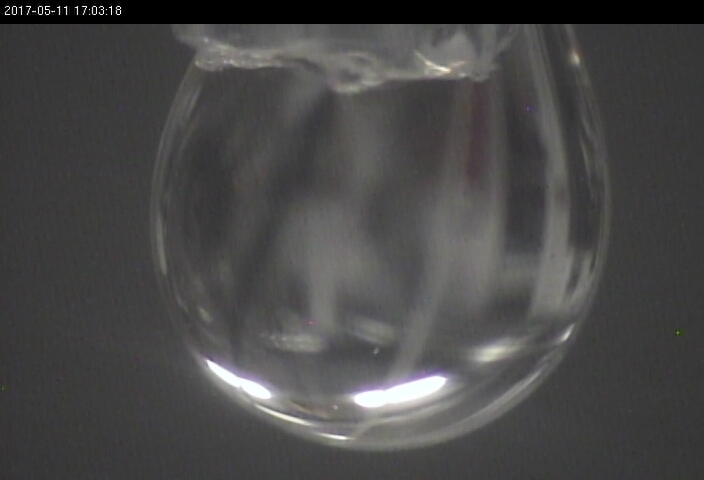
#> input picture samples/full_droplet_1.jpg, 704 x 480 px, found by its file name
$ jupyter execute Droplet_fitEllipse_2.ipynb   (older library calls are emulated)
#> lines starting #> are read from the running program, lines starting #| are printed output that depends on the picture; after the words box and inside, x2 and y2 are one past the last pixel; in counts of white or black regions, pixels touching at a corner belong together
[cell 1]
import numpy as np
import matplotlib.pyplot as plt
import matplotlib.image as mpimg
import cv2
import glob

from ipywidgets import interact

get_ipython().magic('matplotlib inline')
plt.rcParams['figure.figsize'] = (10.0, 8.0) # set default size of plots
plt.rcParams['image.interpolation'] = 'nearest'
plt.rcParams['image.cmap'] = 'gray'
plt.rcParams['axes.titlesize'] = 8

[cell 2]
# Functions

def normalize(src):
    return cv2.blur(src, ksize=(9,9))

def binary_threshold(src, low=70, high=255):
    _, binary = cv2.threshold(src, low, high, 0)
    return binary

def find_contours(binary):
    im2, contours, hierarchy = cv2.findContours(binary, cv2.RETR_EXTERNAL, cv2.CHAIN_APPROX_SIMPLE)
    return contours

def draw_contours(src, contours):
    out = np.copy(src)

    if out.ndim == 2:
        out = np.dstack((out, out, out))

    cv2.drawContours(out, contours, -1, (0, 255, 0), 3)

    return out

def draw_ellipses(src, rect, ellipses):
    out = np.copy(src)

    if out.ndim == 2:
        out = np.dstack((out, out, out))

    for ellipse in ellipses:
        cv2.ellipse(out, ellipse, (255, 0, 0), 3)

    for rect in rects:
        print (rect )

    return out

def fit_ellipse(src):
    src = normalize(src)
    binary = binary_threshold(src)
    contours = find_contours(binary)

    ellipses = []
    rects = []
    for cnt in contours:
        rects.append(cv2.minAreaRect(cnt))
        if cnt.shape[0] > 5:
            ellipses.append(cv2.fitEllipse(cnt))
    return contours, rects, ellipses

[cell 3]
samples = [
           './samples/full_droplet_1.jpg',
           './samples/full_droplet_2.jpg',
           './samples/droplet_up_nolabel.jpg',
           './samples/pipette_tip_nolbl.jpg',
            './samples/imagex.jpg'
          ]

fig, axs = plt.subplots(len(samples), 3, figsize=(15, 15))
i = 0

for sample in samples:
    img = cv2.imread(sample, 0)
#> img: shape (480, 704); min 0, max 255, mean 72.8
    img = img[30:, :]
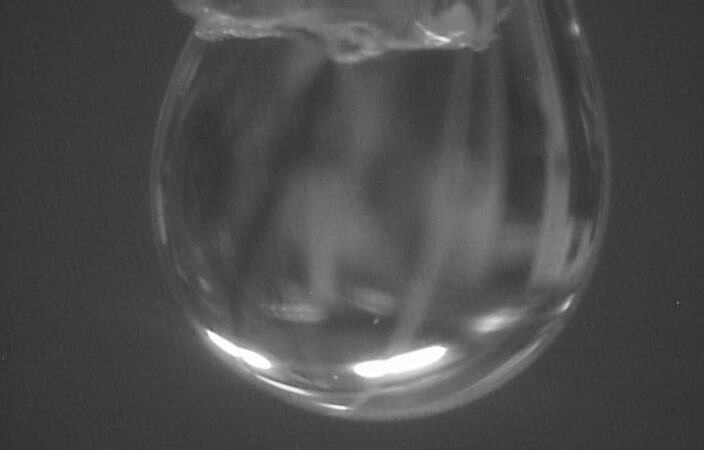
#> img: shape (450, 704); min 41, max 255, mean 76.4

    contours, rects, ellipses = fit_ellipse(img)
#> in binary_threshold, `_, binary = cv2.threshold(src, low, high, 0)`:
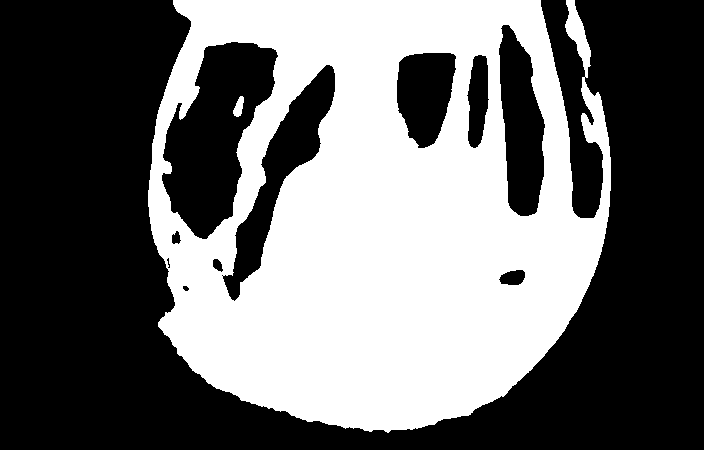
#> binary: shape (450, 704); 42.4% white; 2 white regions
#> in find_contours, `im2, contours, hierarchy = cv2.findContours(binary, cv2.RETR_EXTERNAL,..`: contours = 1 contour; box (x1, y1, x2, y2) and area: (148, 0, 611, 433) 165288
#> the loop in fit_ellipse, `for cnt in contours:` made 1 pass
#> after the loop in fit_ellipse, `for cnt in contours:`: ellipses = [((372.2, 179.6), (459.1, 521.1), 5.17)]; rects = [((379, 216), (432, 462), -90)]
#> rects = [((379, 216), (432, 462), -90)]; ellipses = [((372.2, 179.6), (459.1, 521.1), 5.17)]
    contour_plt = draw_contours(img, contours)
#> in draw_contours, `cv2.drawContours(out, contours, -1, (0, 255, 0), 3)`:
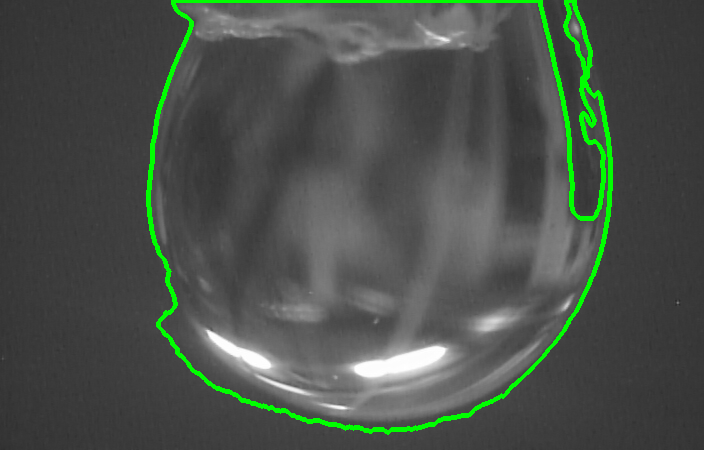
#> out: shape (450, 704, 3); mean of channels 0, 1, 2 74.3, 81.6, 74.3; drawn as B, G, R
    ellipse_plt = draw_ellipses(img, rects, ellipses)
#> the loop in draw_ellipses, `for ellipse in ellipses:` made 1 pass
#> ellipse on pass 1: ((372.2, 179.6), (459.1, 521.1), 5.17)
#> after the loop in draw_ellipses, `for ellipse in ellipses:`:
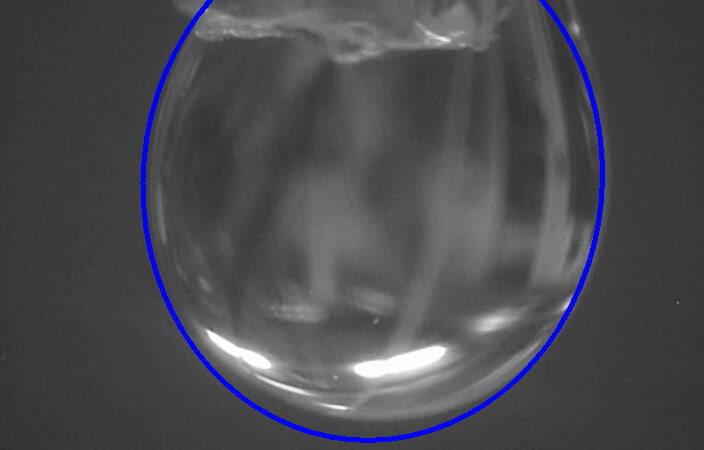
#> out: shape (450, 704, 3); mean of channels 0, 1, 2 79.8, 75.1, 75.1; drawn as B, G, R
#> the loop in draw_ellipses, `for rect in rects:` made 1 pass
#> rect on pass 1: ((379, 216), (432, 462), -90)
#| ((379.0, 216.0), (432.0, 462.0), -90.0)

    # Plot these images
    axs[i, 0].imshow(img, cmap='gray')
    axs[i, 1].imshow(contour_plt)
    axs[i, 2].imshow(ellipse_plt)

    if i == 0:
        axs[i, 0].set_title('Original Image')
        axs[i, 1].set_title('Contour Image')
        axs[i, 2].set_title('Final Result')

    i = i + 1
#> pass 2 of the loop `for sample in samples:`:
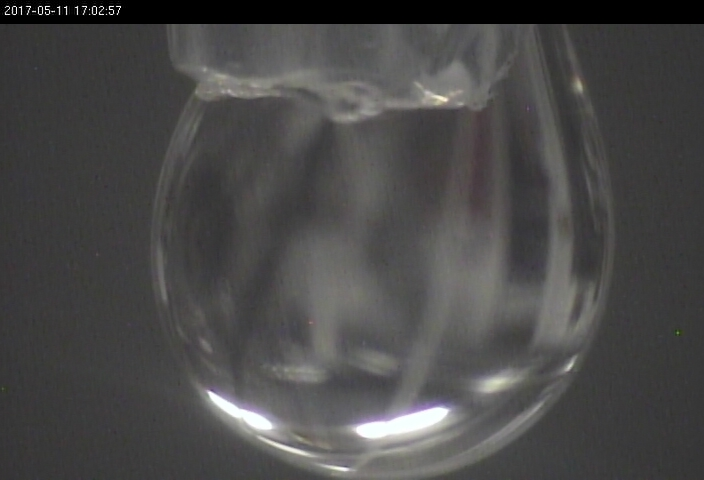
#> input picture samples/full_droplet_2.jpg, 704 x 480 px, found by its file name
#> in binary_threshold (call 2), `_, binary = cv2.threshold(src, low, high, 0)`:
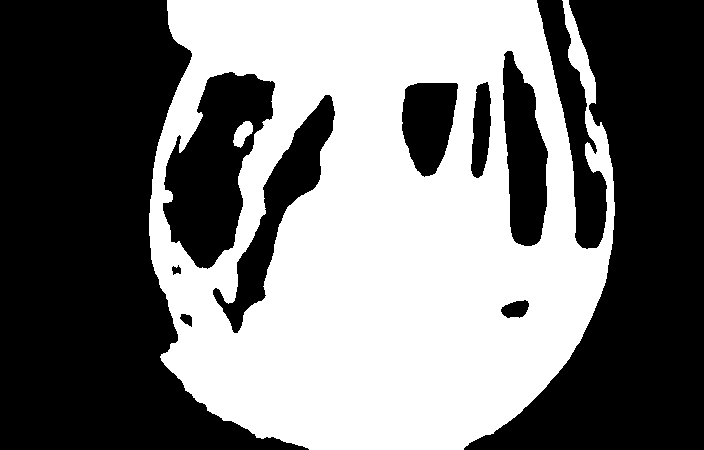
#> binary: shape (450, 704); 46.3% white; 2 white regions
#> in find_contours (call 2), `im2, contours, hierarchy = cv2.findContours(binary, cv2.RETR_EXTERNAL,..`: contours = 1 contour; box (x1, y1, x2, y2) and area: (149, 0, 615, 450) 176834
#> the loop in fit_ellipse (call 2), `for cnt in contours:` made 1 pass
#> `contours, rects, ellipses = fit_ellipse(img)`: rects = [((381.5, 224.5), (449, 465), -90)]; ellipses = [((374.8, 201.8), (457.6, 559.3), 2.79)]
#> the loop in draw_ellipses (call 2), `for ellipse in ellipses:` made 1 pass
#> ellipse on pass 1: ((374.8, 201.8), (457.6, 559.3), 2.79)
#> after the loop in draw_ellipses (call 2), `for ellipse in ellipses:`:
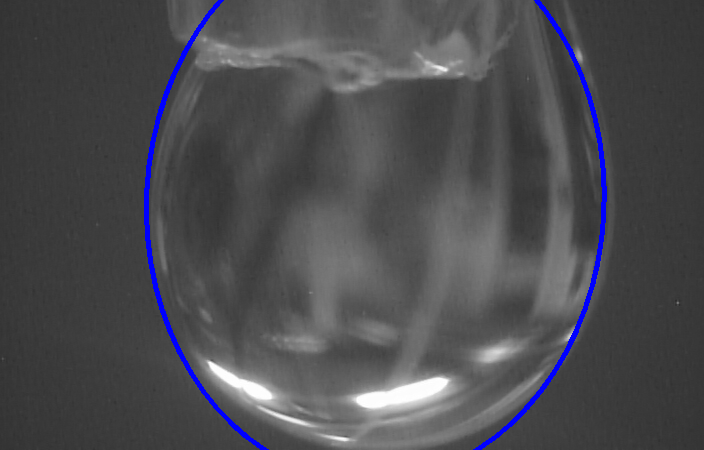
#> out: shape (450, 704, 3); mean of channels 0, 1, 2 80.2, 76.2, 76.2; drawn as B, G, R
#> the loop in draw_ellipses (call 2), `for rect in rects:` made 1 pass
#> rect on pass 1: ((381.5, 224.5), (449, 465), -90)
#> (printed output is left out)
#> pass 3 of the loop `for sample in samples:`:
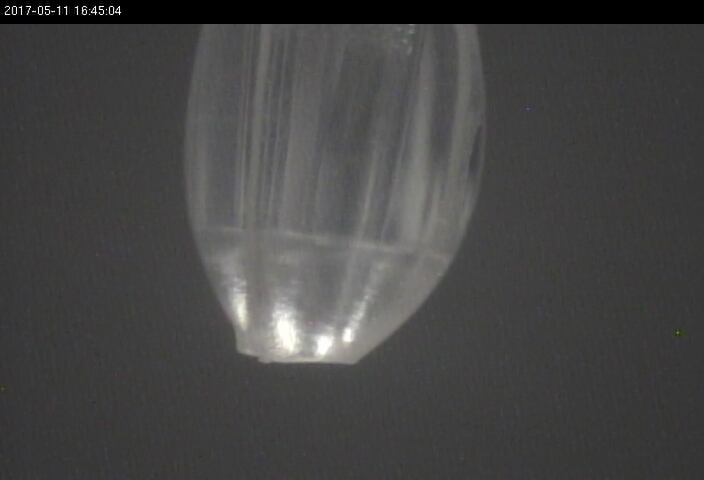
#> input picture samples/droplet_up_nolabel.jpg, 704 x 480 px, found by its file name
#> in binary_threshold (call 3), `_, binary = cv2.threshold(src, low, high, 0)`:
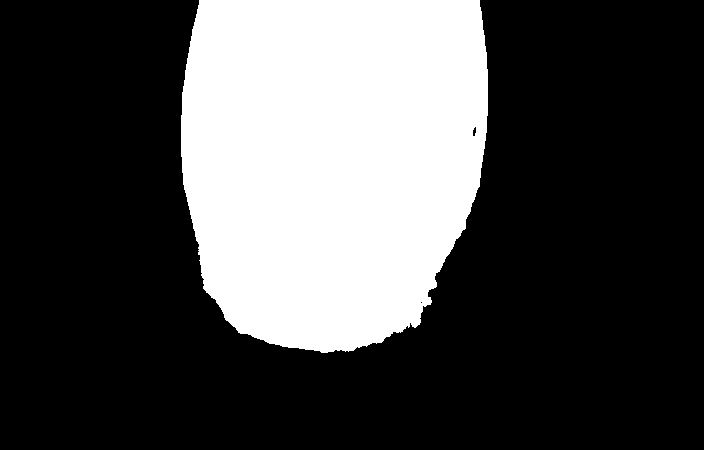
#> binary: shape (450, 704); 29.5% white; 1 white region
#> in find_contours (call 3), `im2, contours, hierarchy = cv2.findContours(binary, cv2.RETR_EXTERNAL,..`: contours = 1 contour; box (x1, y1, x2, y2) and area: (181, 0, 488, 353) 92805
#> `contours, rects, ellipses = fit_ellipse(img)`: rects = [((334, 176), (352, 306), -90)]; ellipses = [((333.3, 114.1), (307.6, 495.3), 5.62)]
#> the loop in draw_ellipses (call 3), `for ellipse in ellipses:` made 1 pass
#> ellipse on pass 1: ((333.3, 114.1), (307.6, 495.3), 5.62)
#> after the loop in draw_ellipses (call 3), `for ellipse in ellipses:`:
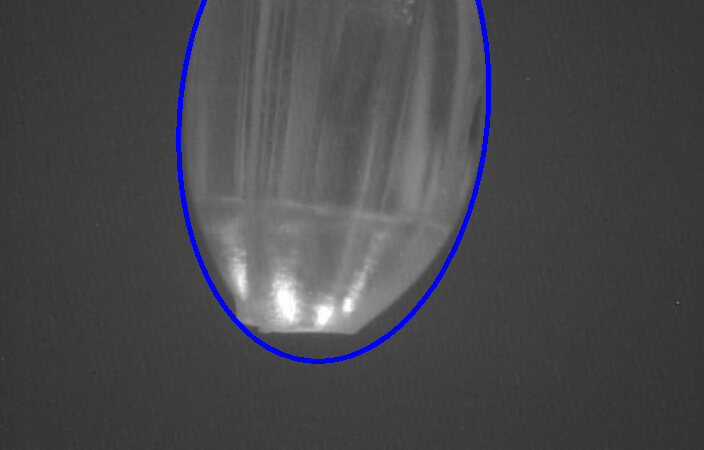
#> out: shape (450, 704, 3); mean of channels 0, 1, 2 75.6, 72.1, 72.1; drawn as B, G, R
#> the loop in draw_ellipses (call 3), `for rect in rects:` made 1 pass
#> rect on pass 1: ((334, 176), (352, 306), -90)
#> (printed output is left out)
#> the loop made 5 passes; the first 3 are shown

fig.savefig('ellipse_fit.jpg')
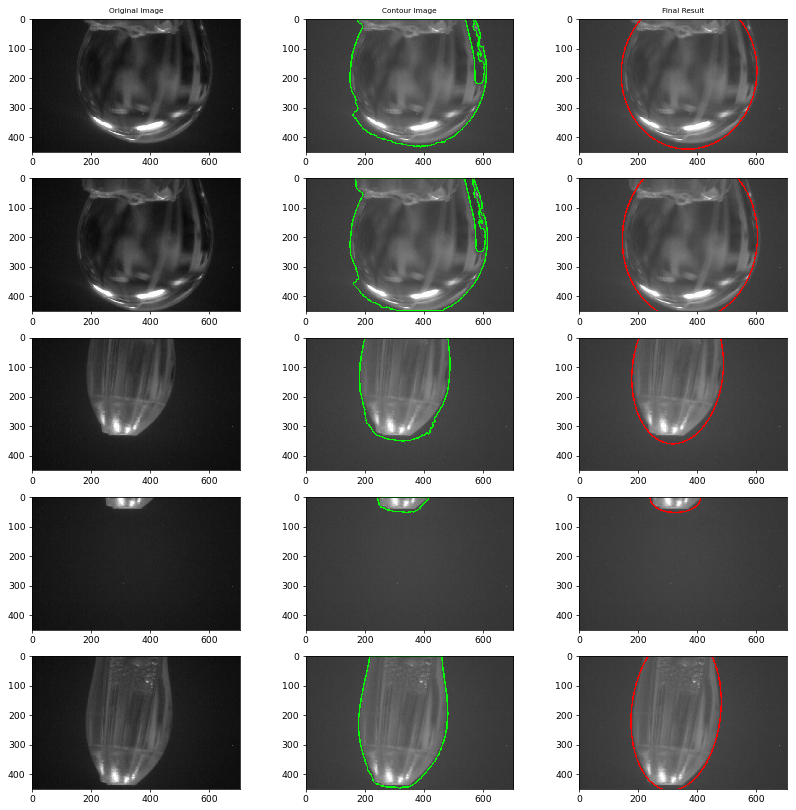
#> figure drawn by matplotlib, 15 panels
